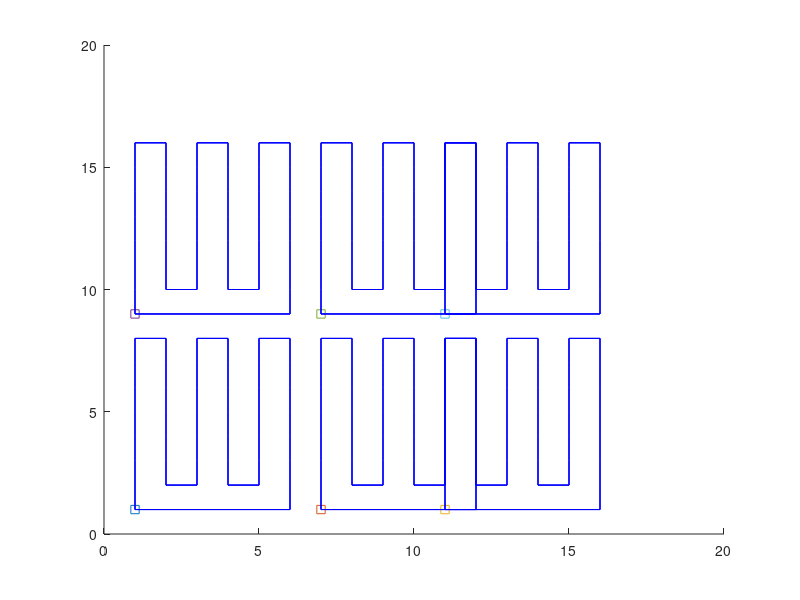

MATLAB code for this plot:
% We can define this problem as a discrete grid of points to traverse. We 
% declare each grid point spaced by the distance traveled 

% No geographic point in the city should remain unobserved from the air for
% more than 15 minutes in a row.  

length = 4828;
width = 4828;
area = length*width;    % area of city

ts = 15*60/48;  % time step per change in i
t_visit = 15*60;

w = 304.8; % width of the observable range of quad-copters
w2 = w*w; % square approx of area observed by drone

v = 16;  % velocity of the drone m/s
area_covered = v*15*60*304.8;   % area covered by drone after 15 minutes
drones_needed1 = ceil(area/area_covered); % drones needed for Method I
num_cov_temp = area_covered/w2; % number of boxes needed in grid per drone
num_cov = ceil(num_cov_temp);   % rounded up

num_boxes_temp = area/w2;    % number of boxes needed in grid
s_num = ceil(sqrt(num_boxes_temp));  
num_boxes = s_num*s_num;    % approximate number to make even square

x = 1;
y = 1;
t = 0;

% Base case where we can assume the copter observes 1 block per time step
% (to scale)

% Initialize location array
location = zeros(s_num);

% Initialize time since visited array
visit = zeros(s_num);

for i=1:s_num
    for j=1:s_num
        visit(i,j) = t_visit;
    end
end

% Initialize offsets of drones
pos_2x = 6;
pos_2y = 0;
pos_3x = 10;
pos_3y = 0;
pos_4x = 0;
pos_4y = 8;
pos_5x = 6;
pos_5y = 8;
pos_6x = 10;
pos_6y = 8;

% Initialize position of drones
location(x,y) = 1;
location(x + pos_2x, y + pos_2y) = 1;
location(x + pos_3x, y + pos_3y) = 1;
location(x + pos_4x, y + pos_4y) = 1;
location(x + pos_5x, y + pos_5y) = 1;
location(x + pos_6x, y + pos_6y) = 1;

% Initialize movement array of each drone
d1x = [x];
d1y = [y];
d2x = [x + pos_2x];
d2y = [y + pos_2y];
d3x = [x + pos_3x];
d3y = [y + pos_3y];
d4x = [x + pos_4x];
d4y = [y + pos_4y];
d5x = [x + pos_5x];
d5y = [y + pos_5y];
d6x = [x + pos_6x];
d6y = [y + pos_6y];

%disp(location);

for j = 1:3
    for i = 1:48
        
        if (min(min(visit)) == 0)
            disp('Failure to observe');
        end
        
        % Add time step
        t = t + ts;
        
        % Update time since visited matrix
        visit = visit - ts;
        
        if (i <= 5)
        
            x = x + 1;
            
            location(x,y) = 1;
            location(x-1,y) = 0;
            visit(x,y) = t_visit;
        
            location(x + pos_2x, y + pos_2y) = 1;
            location(x + pos_2x - 1, y + pos_2y) = 0;
            visit(x + pos_2x, y + pos_2y) = t_visit;
                
            location(x + pos_3x, y + pos_3y) = 1;
            location(x + pos_3x - 1, y + pos_3y) = 0;
            visit(x + pos_3x, y + pos_3y) = t_visit;
            
            location(x + pos_4x, y + pos_4y) = 1;
            location(x + pos_4x - 1, y + pos_4y) = 0;
            visit(x + pos_4x, y + pos_4y) = t_visit;
        
            location(x + pos_5x, y + pos_5y) = 1;
            location(x + pos_5x - 1, y + pos_5y) = 0;
            visit(x + pos_5x, y + pos_5y) = t_visit;
        
            location(x + pos_6x, y + pos_6y) = 1;
            location(x + pos_6x - 1, y + pos_6y) = 0;
            visit(x + pos_6x, y + pos_6y) = t_visit;
        
            d1x = [d1x x];
            d1y = [d1y  y];
            d2x = [d2x  (x + pos_2x)];
            d2y = [d2y  (y + pos_2y)];
            d3x = [d3x  (x + pos_3x)];
            d3y = [d3y  (y + pos_3y)];
            d4x = [d4x  (x + pos_4x)];
            d4y = [d4y  (y + pos_4y)];
            d5x = [d5x  (x + pos_5x)];
            d5y = [d5y  (y + pos_5y)];
            d6x = [d6x  (x + pos_6x)];
            d6y = [d6y  (y + pos_6y)];

            %disp(location);
        end
    
        if (i >= 6 && i <=12)
        
            y = y + 1;
        
            location(x,y) = 1;
            location(x,y-1) = 0;
            visit(x,y) = t_visit;
        
            location(x + pos_2x, y + pos_2y) = 1;
            location(x + pos_2x, y + pos_2y - 1) = 0;
            visit(x + pos_2x, y + pos_2y) = t_visit;
        
            location(x + pos_3x, y + pos_3y) = 1;
            location(x + pos_3x, y + pos_3y-1) = 0;
            visit(x + pos_3x, y + pos_3y) = t_visit;
        
            location(x + pos_4x, y + pos_4y) = 1;
            location(x + pos_4x, y + pos_4y-1) = 0;
            visit(x + pos_4x, y + pos_4y) = t_visit;
        
            location(x + pos_5x, y + pos_5y) = 1;
            location(x + pos_5x, y + pos_5y - 1) = 0;
            visit(x + pos_5x, y + pos_5y) = t_visit;
        
            location(x + pos_6x, y + pos_6y) = 1;
            location(x + pos_6x, y + pos_6y-1) = 0;
            visit(x + pos_6x, y + pos_6y) = t_visit;
        
            d1x = [d1x x];
            d1y = [d1y  y];
            d2x = [d2x  (x + pos_2x)];
            d2y = [d2y  (y + pos_2y)];
            d3x = [d3x  (x + pos_3x)];
            d3y = [d3y  (y + pos_3y)];
            d4x = [d4x  (x + pos_4x)];
            d4y = [d4y  (y + pos_4y)];
            d5x = [d5x  (x + pos_5x)];
            d5y = [d5y  (y + pos_5y)];
            d6x = [d6x  (x + pos_6x)];
            d6y = [d6y  (y + pos_6y)];
            
            %disp(location);
        end
    
        if ((i == 13) || (i==20) || (i == 27) || (i==34) || (i == 41))
        
            x = x - 1;
        
            location(x,y) = 1;
            location(x+1,y) = 0;
            visit(x,y) = t_visit;
        
            location(x + pos_2x, y + pos_2y) = 1;
            location(x + pos_2x + 1, y + pos_2y) = 0;
            visit(x + pos_2x, y + pos_2y) = t_visit;
        
            location(x + pos_3x, y + pos_3y) = 1;
            location(x + pos_3x + 1, y + pos_3y) = 0;
            visit(x + pos_3x, y + pos_3y) = t_visit;
        
            location(x + pos_4x, y + pos_4y) = 1;
            location(x + pos_4x + 1, y + pos_4y) = 0;
            visit(x + pos_4x, y + pos_4y) = t_visit;
        
            location(x + pos_5x, y + pos_5y) = 1;
            location(x + pos_5x + 1, y + pos_5y) = 0;
            visit(x + pos_5x, y + pos_5y) = t_visit;
        
            location(x + pos_6x, y + pos_6y) = 1;
            location(x + pos_6x + 1, y + pos_6y) = 0;
            visit(x + pos_6x, y + pos_6y) = t_visit;
        
            d1x = [d1x x];
            d1y = [d1y  y];
            d2x = [d2x  (x + pos_2x)];
            d2y = [d2y  (y + pos_2y)];
            d3x = [d3x  (x + pos_3x)];
            d3y = [d3y  (y + pos_3y)];
            d4x = [d4x  (x + pos_4x)];
            d4y = [d4y  (y + pos_4y)];
            d5x = [d5x  (x + pos_5x)];
            d5y = [d5y  (y + pos_5y)];
            d6x = [d6x  (x + pos_6x)];
            d6y = [d6y  (y + pos_6y)];
            
            %disp(location);
        end
    
        if ((i >=14 && i <=19) || (i >= 28 && i <= 33) || (i>=42))
        
            y = y - 1;
        
            location(x,y) = 1;
            location(x,y+1) = 0;
            visit(x,y) = t_visit;
        
            location(x + pos_2x, y + pos_2y) = 1;
            location(x + pos_2x, y + pos_2y + 1) = 0;
            visit(x + pos_2x, y + pos_2y) = t_visit;
        
            location(x + pos_3x, y + pos_3y) = 1;
            location(x + pos_3x , y + pos_3y+ 1) = 0;
            visit(x + pos_3x, y + pos_3y) = t_visit;
        
            location(x + pos_4x, y + pos_4y) = 1;
            location(x + pos_4x, y + pos_4y + 1) = 0;
            visit(x + pos_4x, y + pos_4y) = t_visit;
        
            location(x + pos_5x, y + pos_5y) = 1;
            location(x + pos_5x, y + pos_5y + 1) = 0;
            visit(x + pos_5x, y + pos_5y) = t_visit;
        
            location(x + pos_6x, y + pos_6y) = 1;
            location(x + pos_6x, y + pos_6y + 1) = 0;
            visit(x + pos_6x, y + pos_6y) = t_visit;
        
            d1x = [d1x x];
            d1y = [d1y  y];
            d2x = [d2x  (x + pos_2x)];
            d2y = [d2y  (y + pos_2y)];
            d3x = [d3x  (x + pos_3x)];
            d3y = [d3y  (y + pos_3y)];
            d4x = [d4x  (x + pos_4x)];
            d4y = [d4y  (y + pos_4y)];
            d5x = [d5x  (x + pos_5x)];
            d5y = [d5y  (y + pos_5y)];
            d6x = [d6x  (x + pos_6x)];
            d6y = [d6y  (y + pos_6y)];
            
            %disp(location);
        end
    
        if ((i >=21 && i <=26) || (i >= 35 && i <= 40))
        
            y = y + 1;
        
            location(x,y) = 1;
            location(x,y-1) = 0;
            visit(x,y) = t_visit;
        
            location(x + pos_2x, y + pos_2y) = 1;
            location(x + pos_2x, y + pos_2y - 1) = 0;
            visit(x + pos_2x, y + pos_2y) = t_visit;
        
            location(x + pos_3x, y + pos_3y) = 1;
            location(x + pos_3x , y + pos_3y - 1) = 0;
            visit(x + pos_3x, y + pos_3y) = t_visit;
            
            location(x + pos_4x, y + pos_4y) = 1;
            location(x + pos_4x, y + pos_4y - 1) = 0;
            visit(x + pos_4x, y + pos_4y) = t_visit;
            
            location(x + pos_5x, y + pos_5y) = 1;
            location(x + pos_5x, y + pos_5y - 1) = 0;
            visit(x + pos_5x, y + pos_5y) = t_visit;
            
            location(x + pos_6x, y + pos_6y) = 1;
            location(x + pos_6x, y + pos_6y - 1) = 0;
            visit(x + pos_6x, y + pos_6y) = t_visit;
            
            d1x = [d1x x];
            d1y = [d1y  y];
            d2x = [d2x  (x + pos_2x)];
            d2y = [d2y  (y + pos_2y)];
            d3x = [d3x  (x + pos_3x)];
            d3y = [d3y  (y + pos_3y)];
            d4x = [d4x  (x + pos_4x)];
            d4y = [d4y  (y + pos_4y)];
            d5x = [d5x  (x + pos_5x)];
            d5y = [d5y  (y + pos_5y)];
            d6x = [d6x  (x + pos_6x)];
            d6y = [d6y  (y + pos_6y)];
            
            %disp(location);
        end
    end
end

% disp(location);
% disp(visit);

% Plots current location of drones
figure
hold on;
dd1 = plot(x,y);
dd2 = plot(x + pos_2x, x + pos_2y);
dd3 = plot(x + pos_3x, x + pos_3y);
dd4 = plot(x + pos_4x, x + pos_4y);
dd5 = plot(x + pos_5x, x + pos_5y);
dd6 = plot(x + pos_6x, x + pos_6y);
plot(d1x, d1y, 'b')
plot(d2x, d2y, 'b')
plot(d3x, d3y, 'b')
plot(d4x, d4y, 'b')
plot(d5x, d5y, 'b')
plot(d6x, d6y, 'b')
set(dd1,'Marker','square')
set(dd2,'Marker','square')
set(dd3,'Marker','square')
set(dd4,'Marker','square')
set(dd5,'Marker','square')
set(dd6,'Marker','square')
t
